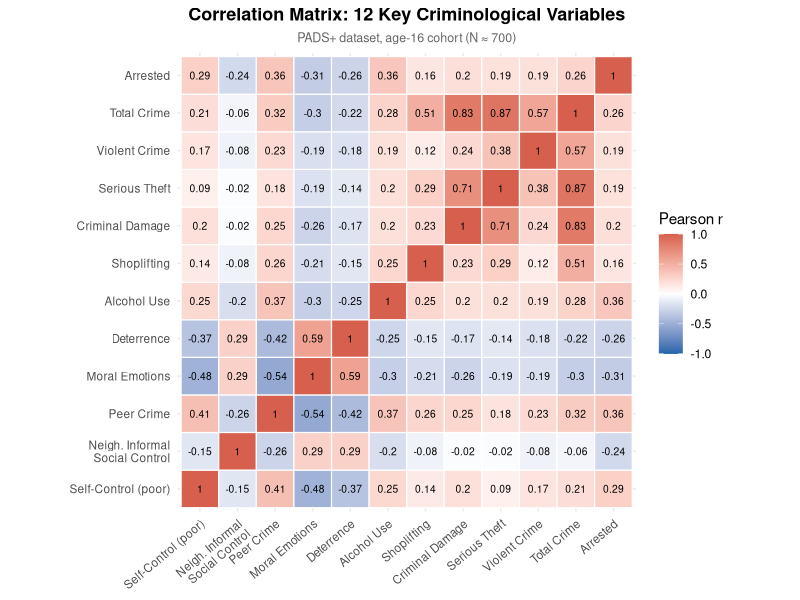
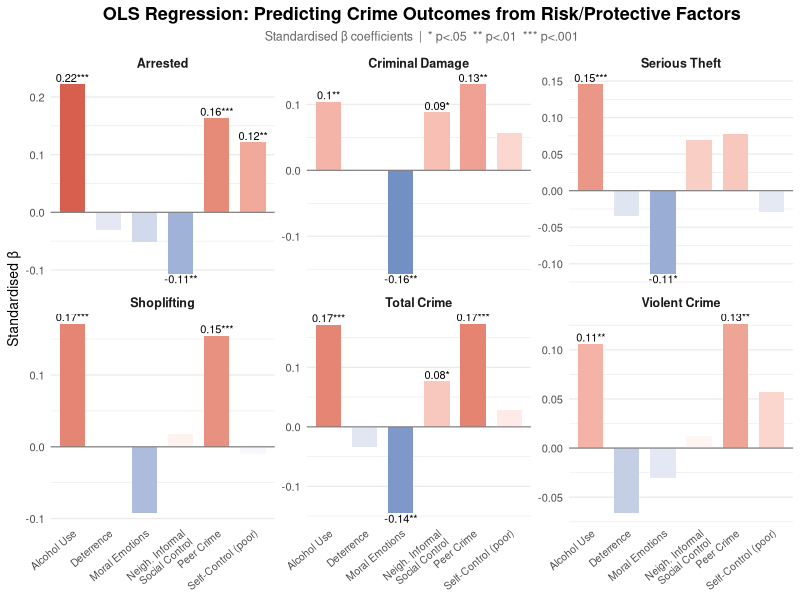

Recreate these plots in R, in order.
# ============================================================
# PADS+ Criminological Research Methods Analysis
# 12-Variable Correlation Heatmap + Predictive Regression
# ============================================================
 
library(ggplot2)
library(reshape2)
library(dplyr)
 
# ---- 1. LOAD DATA ------------------------------------------
df <- read.csv("data.csv")
 
# ---- 2. SELECT THE 12 KEY VARIABLES (from Essay Titles) ----
vars12 <- c(
  "PoorSelfControl",       # 1. Self-control
  "NeighInforSocControl",  # 2. Neighbourhood informal social control
  "PeerCrime",             # 3. Peer crime
  "MoralEmotions",         # 4. Moral emotions (shame and guilt)
  "Deterrence",            # 5. Deterrence (certainty and severity)
  "AlcoholFreq",           # 6. Alcohol consumption
  "ShopliftingFreq",       # 7. Shoplifting
  "CrimDamageFreq",        # 8. Criminal damage (vandalism and arson)
  "SeriousTheftFreq",      # 9. Serious theft (robbery, burglary, car crime)
  "ViolentCrimeFreq",      # 10. Violent crime (robbery and assault)
  "TotalCrimeFreq",        # 11. Total crime
  "ArrestedFreq"           # 12. Being caught or arrested by the police
)
 
labels12 <- c(
  "Self-Control (poor)",
  "Neigh. Informal\nSocial Control",
  "Peer Crime",
  "Moral Emotions",
  "Deterrence",
  "Alcohol Use",
  "Shoplifting",
  "Criminal Damage",
  "Serious Theft",
  "Violent Crime",
  "Total Crime",
  "Arrested"
)
 
data12 <- df[, vars12]
colnames(data12) <- labels12
 
# ---- 3. CORRELATION HEATMAP --------------------------------
cor_mat  <- cor(data12, use = "pairwise.complete.obs", method = "pearson")
cor_melt <- melt(cor_mat)
cor_melt$value_label <- round(cor_melt$value, 2)
 
p_heat <- ggplot(cor_melt, aes(Var1, Var2, fill = value)) +
  geom_tile(color = "white", linewidth = 0.4) +
  geom_text(aes(label = value_label), size = 2.6, color = "black") +
  scale_fill_gradient2(
    low = "#2166ac", mid = "white", high = "#d6604d",
    midpoint = 0, limits = c(-1, 1),
    name = "Pearson r"
  ) +
  theme_minimal(base_size = 11) +
  theme(
    axis.text.x  = element_text(angle = 40, hjust = 1, size = 8.5),
    axis.text.y  = element_text(size = 8.5),
    axis.title   = element_blank(),
    plot.title   = element_text(face = "bold", size = 13, hjust = 0.5),
    plot.subtitle = element_text(size = 9, hjust = 0.5, color = "grey40"),
    legend.position = "right"
  ) +
  labs(
    title    = "Correlation Matrix: 12 Key Criminological Variables",
    subtitle = "PADS+ dataset, age-16 cohort (N ≈ 700)"
  ) +
  coord_fixed()
 
ggsave("./heatmap_12vars.png",
       p_heat, width = 10, height = 9, dpi = 180)
cat("✓ Heatmap saved\n")
 
# ---- 4. REGRESSION: Predicting TotalCrimeFreq --------------
# Predictors: the 5 risk/protective factors (essay topics 1-6, excl. outcome vars)
# Outcomes  : crime frequency variables (essays 7-11) + arrested (12)
 
predictors <- c("Self-Control (poor)", "Neigh. Informal\nSocial Control",
                "Peer Crime", "Moral Emotions", "Deterrence", "Alcohol Use")
outcomes   <- c("Shoplifting", "Criminal Damage", "Serious Theft",
                "Violent Crime", "Total Crime", "Arrested")
 
# Fit OLS models for each outcome, extract standardised betas
get_betas <- function(outcome) {
  fmla <- as.formula(paste0("`", outcome, "` ~ `",
                             paste(predictors, collapse = "` + `"), "`"))
  m    <- lm(fmla, data = as.data.frame(scale(data12)))
  coef_df <- as.data.frame(summary(m)$coefficients)[-1, ]
  coef_df$Predictor <- rownames(coef_df)
  coef_df$Outcome   <- outcome
  coef_df$Beta      <- coef_df$Estimate
  coef_df$Sig       <- ifelse(coef_df[,4] < 0.001, "***",
                       ifelse(coef_df[,4] < 0.01,  "**",
                       ifelse(coef_df[,4] < 0.05,  "*", "")))
  coef_df[, c("Predictor", "Outcome", "Beta", "Sig")]
}
 
reg_df <- do.call(rbind, lapply(outcomes, get_betas))
reg_df$Predictor <- gsub("`", "", reg_df$Predictor)
reg_df$label     <- ifelse(reg_df$Sig != "",
                           paste0(round(reg_df$Beta, 2), reg_df$Sig), "")
 
p_reg <- ggplot(reg_df, aes(x = Predictor, y = Beta, fill = Beta)) +
  geom_col(width = 0.7) +
  geom_text(aes(label = label,
                vjust = ifelse(Beta >= 0, -0.3, 1.2)),
            size = 2.8) +
  facet_wrap(~ Outcome, scales = "free_y", ncol = 3) +
  geom_hline(yintercept = 0, linewidth = 0.4, color = "grey50") +
  scale_fill_gradient2(low = "#2166ac", mid = "white", high = "#d6604d",
                       midpoint = 0, guide = "none") +
  scale_x_discrete(labels = function(x) {
    gsub("\\\\n", "\n", x)   # restore newlines in axis labels
  }) +
  theme_minimal(base_size = 10) +
  theme(
    axis.text.x  = element_text(angle = 40, hjust = 1, size = 7.5),
    strip.text   = element_text(face = "bold", size = 9),
    plot.title   = element_text(face = "bold", size = 13, hjust = 0.5),
    plot.subtitle = element_text(size = 9, hjust = 0.5, color = "grey40"),
    panel.grid.major.x = element_blank()
  ) +
  labs(
    title    = "OLS Regression: Predicting Crime Outcomes from Risk/Protective Factors",
    subtitle = "Standardised β coefficients  |  * p<.05  ** p<.01  *** p<.001",
    x = NULL, y = "Standardised β"
  )
 
ggsave("./regression_betas.png",
       p_reg, width = 13, height = 8, dpi = 180)
cat("✓ Regression plot saved\n")
 
# ---- 5. MODEL FIT SUMMARY TABLE ----------------------------
fit_tbl <- do.call(rbind, lapply(outcomes, function(o) {
  fmla <- as.formula(paste0("`", o, "` ~ `",
                             paste(predictors, collapse = "` + `"), "`"))
  m  <- lm(fmla, data = as.data.frame(scale(data12)))
  sm <- summary(m)
  data.frame(Outcome = o,
             R2      = round(sm$r.squared, 3),
             Adj_R2  = round(sm$adj.r.squared, 3),
             F_stat  = round(sm$fstatistic[1], 2),
             p_value = round(pf(sm$fstatistic[1], sm$fstatistic[2],
                                sm$fstatistic[3], lower.tail = FALSE), 4))
}))
write.csv(fit_tbl, "./model_fit_summary.csv", row.names = FALSE)
cat("✓ Model fit table saved\n")
print(fit_tbl)
